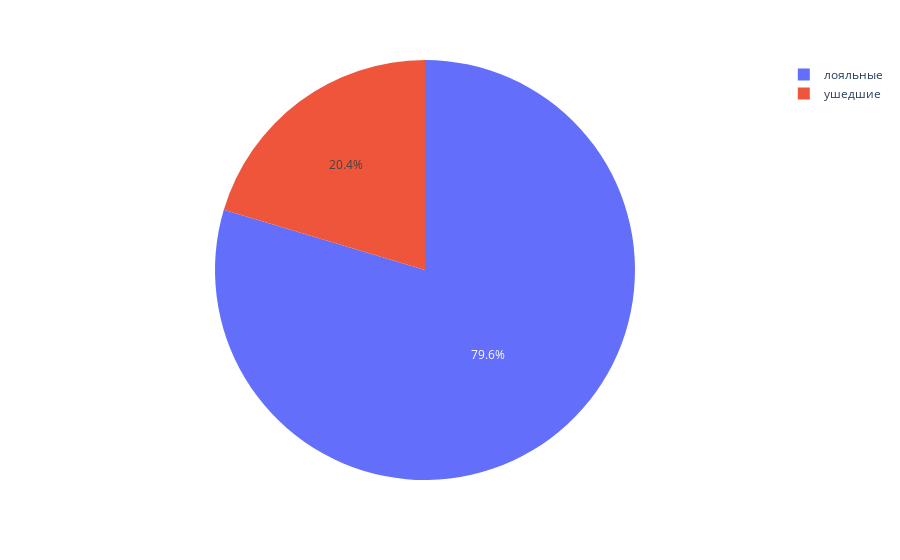

Write notebook code for a chart like this one.
### Code cell
# Построим круговую диаграмму, чтобы отобразить соотношение ушедших и лояльных клиентов.
import plotly.express as px
member_combinations = churn_data['Exited'].value_counts()
#fig = px.pie(member_combinations, values=member_combinations, names=member_combinations.index)
fig = px.pie(member_combinations, values=member_combinations, names=['лояльные', 'ушедшие'])
fig.show()

### Figure 1 — Plotly figure (JSON) as saved in the notebook; plotly's stock layout.template omitted (floating-point values rounded to 4 significant figures)
{"data": [{"domain": {"x": [0, 1], "y": [0, 1]}, "hovertemplate": "label=%{label}<br>value=%{value}<extra></extra>", "labels": ["лояльные", "ушедшие"], "legendgroup": "", "name": "", "showlegend": true, "type": "pie", "values": [7963, 2037]}], "layout": {"legend": {"tracegroupgap": 0}, "margin": {"t": 60}}}
